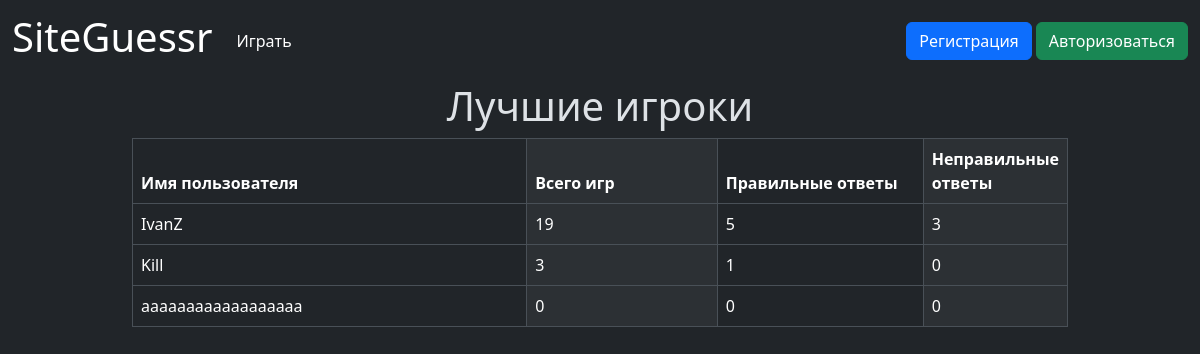
Before: / with the older database file.
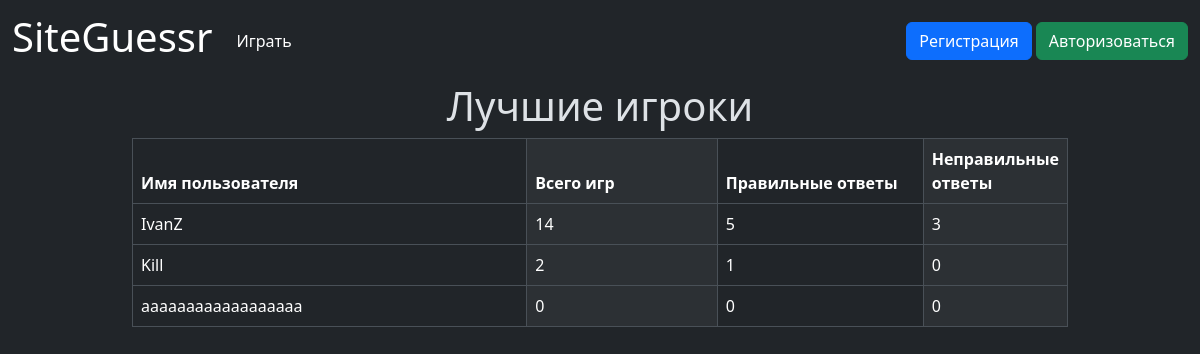
After: the same page with the newer database file.
### data/users.py (models this page shows, shortened)
class User(SqlAlchemyBase, UserMixin, SerializerMixin):
    __tablename__ = 'user'
    id = sqlalchemy.Column(sqlalchemy.Integer,
                           primary_key=True, autoincrement=True)
    login = sqlalchemy.Column(sqlalchemy.String, unique=True, nullable=True)
    description = sqlalchemy.Column(sqlalchemy.String)  # описание
    role = sqlalchemy.Column(sqlalchemy.String, nullable=True, default="newbie")  # роль
    banned = sqlalchemy.Column(sqlalchemy.Boolean, nullable=True, default=False)  # бан
    created_date = sqlalchemy.Column(sqlalchemy.DateTime)
    modified_date = sqlalchemy.Column(sqlalchemy.DateTime)
    hashed_password = sqlalchemy.Column(sqlalchemy.String, nullable=True)
    statistic = orm.relationship("Statistic", back_populates='user', uselist=False)
    games = orm.relationship("Game", back_populates='user')
    website = orm.relationship("Website", back_populates='user')

### data/statistics.py (models this page shows)
class Statistic(SqlAlchemyBase, UserMixin, SerializerMixin):
    __tablename__ = 'statistic'
    id = sqlalchemy.Column(sqlalchemy.Integer,
                           primary_key=True, autoincrement=True)
    user_id = sqlalchemy.Column(sqlalchemy.Integer, sqlalchemy.ForeignKey("user.id"), nullable=True, unique=True)
    total_games = sqlalchemy.Column(sqlalchemy.Integer, nullable=True, default=0)  # общее количество сыгранных игр
    correct_answers = sqlalchemy.Column(sqlalchemy.Integer, nullable=True, default=0)  # количество правильных ответов
    wrong_answers = sqlalchemy.Column(sqlalchemy.Integer, nullable=True, default=0)  # количество неправильных ответов
    average_score = sqlalchemy.Column(sqlalchemy.Integer, nullable=True, default=0)  # средний балл за игру
    best_score = sqlalchemy.Column(sqlalchemy.Integer, nullable=True, default=0)  # лучший счёт
    user = orm.relationship('User')

### main.py (the view)
@app.route("/")
def index():
    db_sess = db_session.create_session()
    params = {"title": "Лучшие игроки",
              "users": [user for user in
                        db_sess.query(User).join(Statistic).filter(User.banned == 0).order_by(
                            desc(Statistic.correct_answers), desc(User.login)).limit(10).all()]}
    return render_template("index.html", **params)

### data/db_session.py (called while the page is built)
def create_session() -> Session:
    global __factory
    return __factory()

### templates/index.html
{% extends "base.html" %}
{% block content %}
<div class="main-body">
    <h1 class="text-center">Лучшие игроки</h1>
    <div class="container">
        <table class="table table-striped-columns table-bordered ">
            <thead>
            <tr class="">
                <th class="col-6" scope="col">Имя пользователя</th>
                <th class="col-3" scope="col">Всего игр</th>
                <th class="col-3" scope="col">Правильные ответы</th>
                <th class="col-3" scope="col">Неправильные ответы</th>
            </tr>
            </thead>
            <tbody>
            {% for user in users %}
            <tr class="">
                {% if current_user.is_authenticated: %}
                <td><a class="btn btn-primary" href="/profile/{{ user.login }}" role="button">{{ user.login }}</a></td>
                {% else: %}
                <td>{{ user.login }}</td>
                {% endif %}
                <td>{{ user.statistic.total_games }}</td>
                <td>{{ user.statistic.correct_answers }}</td>
                <td>{{ user.statistic.wrong_answers }}</td>
            </tr>
            {% endfor %}
            </tbody>
        </table>
    </div>
</div>
{% endblock %}

Changed rows visible on the page:
changed User "IvanZ": statistic.total_games "19" → "14"
changed User "Kill": statistic.total_games "3" → "2"
